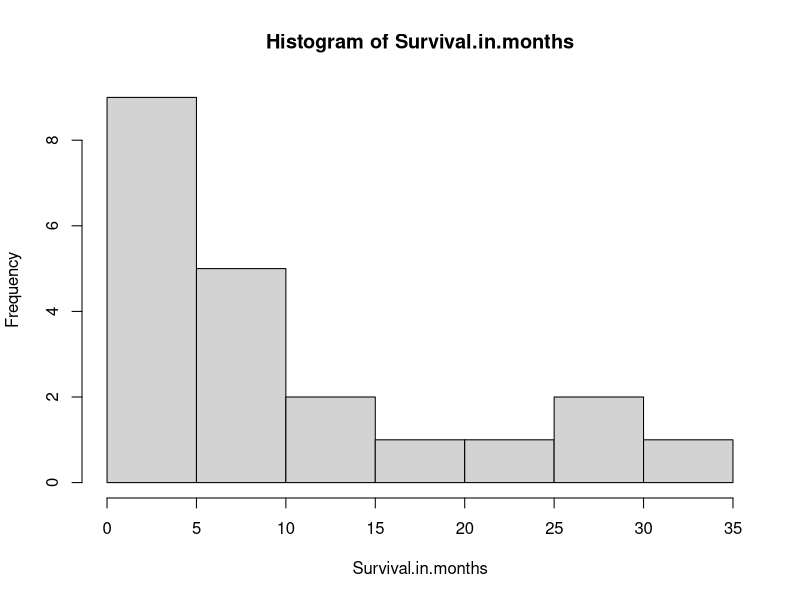
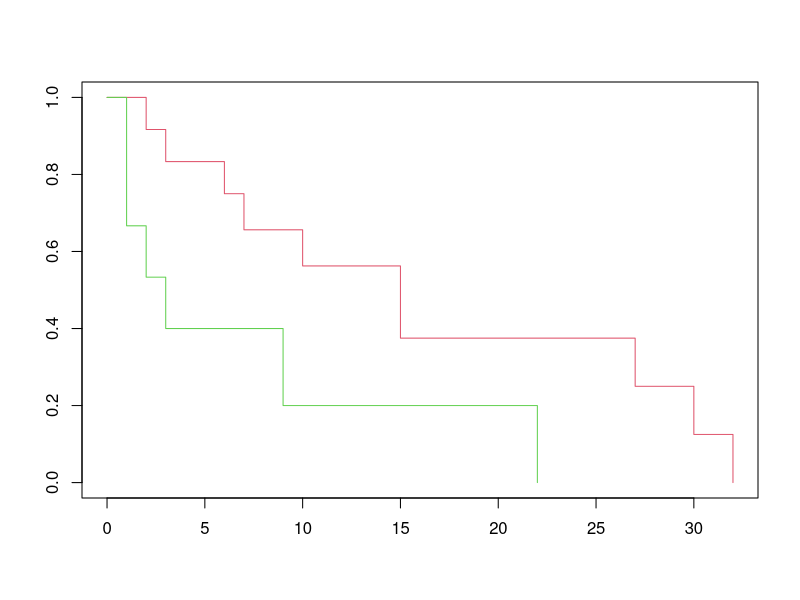

Write R code to recreate these figures, in order.
##Install the 'survival package'
# install.packages("survival")

##Load the package
library(survival)

###Load data into R dataset called AIDS 
AIDS <- read.table("AIDS.DAT", col.names = c("Survival in months", "Censored", "AgeGroup"))

##Use the summary function to get an idea of what is contained in this dataset
summary(AIDS)

##Attach dataset 
attach(AIDS)

##Examine the distribution of the survival time
hist(Survival.in.months)

##Examine counts of censored obs and age groups
table(Censored)
table(AgeGroup)

##In order to use the package we need to create a variable that incorporates 
##time and censoring
surv.time <- Surv(AIDS$Survival.in.months, AIDS$Censored)

###Construct Kaplan-Meier Plots  
### The first item is a list and contains 14 outputs from the model                              
curve <- survfit(surv.time ~ AIDS$AgeGroup)  #survfit function calculates values for curve
plot(curve, col = c(2,3))           #then plot function makes the graph

##Examine some of the model output
summary(curve)   #Shows the risk of survival within each group and particular times
quantile(curve)  ##Shows the quantiles along with a confidence interval for each

##Conduct statistical test of difference in KM curves
survdiff(surv.time ~ AIDS$AgeGroup)

#Install package to ease import of Excel files
# install.packages("readxl")

##Load package to ease import of Excel files
library(readxl)

###Load aids2 dataset
AIDS2 <- read_xlsx("aids2.xlsx", sheet = 1)

##Fit a Cox Proportional Hazard Model with new dataset which includes gender variable
model1 <- coxph(surv.time ~ agecat + gender, data = AIDS2)

#obtain Shcoenfeld residuals for the PH model
sch.resids <- residuals(model1, type = "schoenfeld")

##Create a dataset that contains Schoenfeld residuals, survival times, and the ranks of those times
ranked <- cbind(AIDS$Survival.in.months[which(AIDS$Censored == 1)], sch.resids, 
                rank(AIDS$Survival.in.months[which(AIDS$Censored == 1)]))

##Test whether Ranks of survival times are corrrelated with Schoenfeld residuals
cor.test(ranked[, 2], ranked[, 4])
cor.test(ranked[, 3], ranked[, 4])
